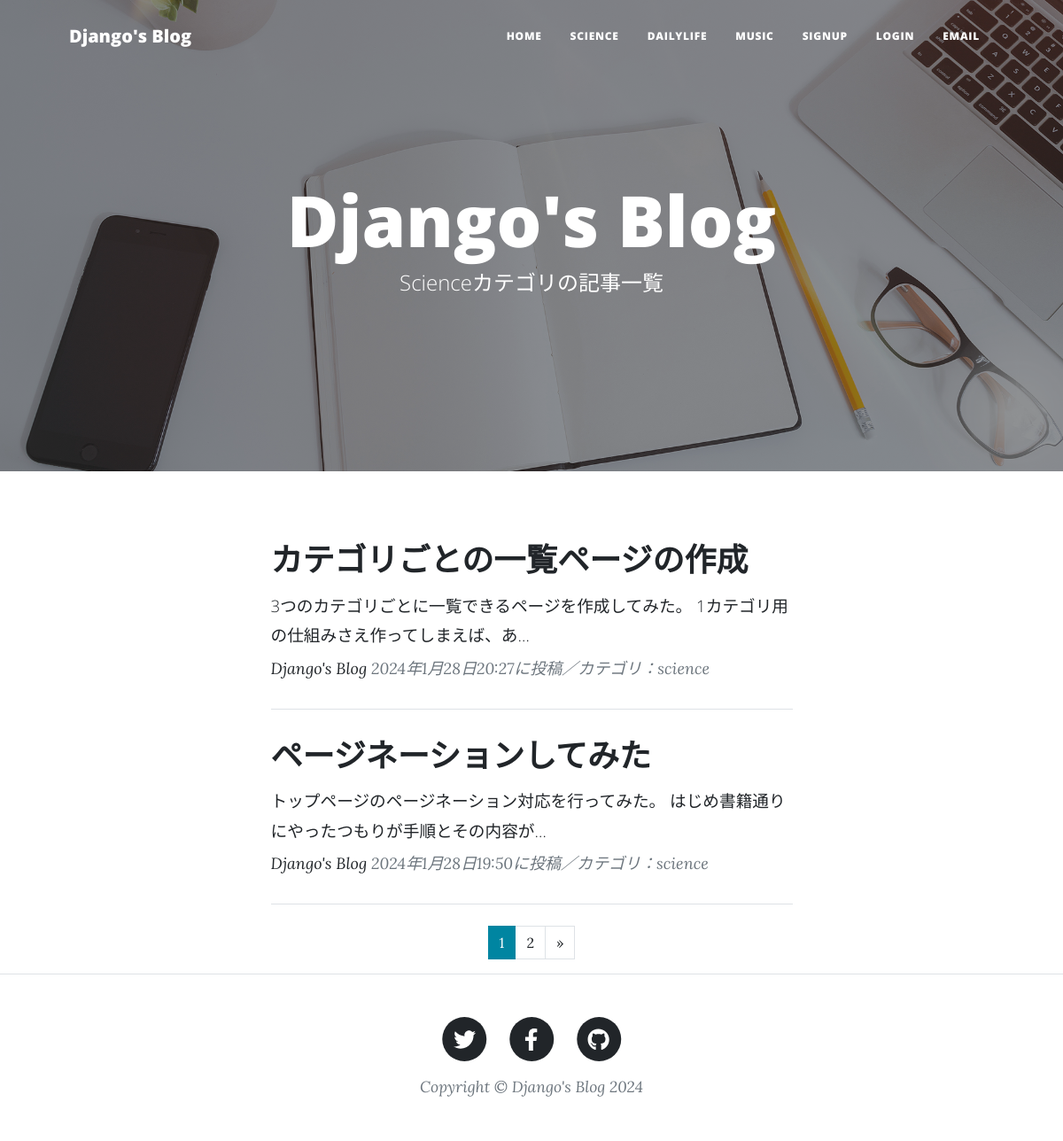
/science-list/, run on the app's committed database.
### blog1/models.py (models this page shows, shortened)
class BlogPost(models.Model):
    CATEGORY = (('science', '科学のこと'),
                ('dailylife', '日常のこと'),
                ('music', '音楽のこと'))
    title = models.CharField(verbose_name='タイトル',
                             max_length=200
                             )
    content = models.TextField(
        verbose_name='本文'
    )
    posted_at = models.DateTimeField(
        verbose_name='投稿日時',
        auto_now_add=True
    )
    category = models.CharField(
        verbose_name='カテゴリ',
        max_length=50,
        choices=CATEGORY
    )

### blog1/views.py (the view)
class ScienceView(ListView):
    template_name = 'science_list.html'
    model = BlogPost
    context_object_name = 'science_records'
    queryset = BlogPost.objects.filter(category='science').order_by('-posted_at')
    paginate_by = 2

### blog1/templates/science_list.html (shortened to what this page needs)
{% extends "base.html" %}
{% load static %}
        {% block header %}
        <header class="masthead" style="background-image: url({% static 'assets/img/home-bg.jpg' %})">
            <div class="container position-relative px-4 px-lg-5">
                <div class="row gx-4 gx-lg-5 justify-content-center">
                    <div class="col-md-10 col-lg-8 col-xl-7">
                        <div class="site-heading">
                            <h1>Django's Blog</h1>
                            <span class="subheading">Scienceカテゴリの記事一覧</span>
                        </div>
                    </div>
                </div>
            </div>
        </header>
        {% endblock %}
        {% block contents %}
        <div class="container px-4 px-lg-5">
            <div class="row gx-4 gx-lg-5 justify-content-center">
                <div class="col-md-10 col-lg-8 col-xl-7">
                    {% for record in science_records %}
                    <div class="post-preview">
                        <a href="{% url 'blog1:blog_detail' record.pk %}">
                            <h2 class="post-title">{{record.title}}</h2>
                            <h3 class="post-subtitle">
                                <span style="font-size: 14pt">{{record.content|truncatechars:50}}</span>
                            </h3>
                        </a>
                        <p class="post-meta">
                            <a href="#">Django's Blog</a>
                            {{record.posted_at}}に投稿／カテゴリ：{{record.category}}
                        </p>
                    </div>
                    <hr class="my-4" />
                    {% endfor %}
        {% include "pagination.html" %}
                </div>
            </div>
        </div>
        {% endblock %}

### data on the page
BlogPost: title "カテゴリごとの一覧ページの作成", content "3つのカテゴリごとに一覧できるページを作成してみた。 1カテゴリ用の仕組みさえ作ってしまえば、あ…", posted_at "2024年1月28日20:27", category "science"
BlogPost: title "ページネーションしてみた", content "トップページのページネーション対応を行ってみた。 はじめ書籍通りにやったつもりが手順とその内容が…", posted_at "2024年1月28日19:50", category "science"

### other printed values
{{ num }} "1"
{{ num }} "2"
